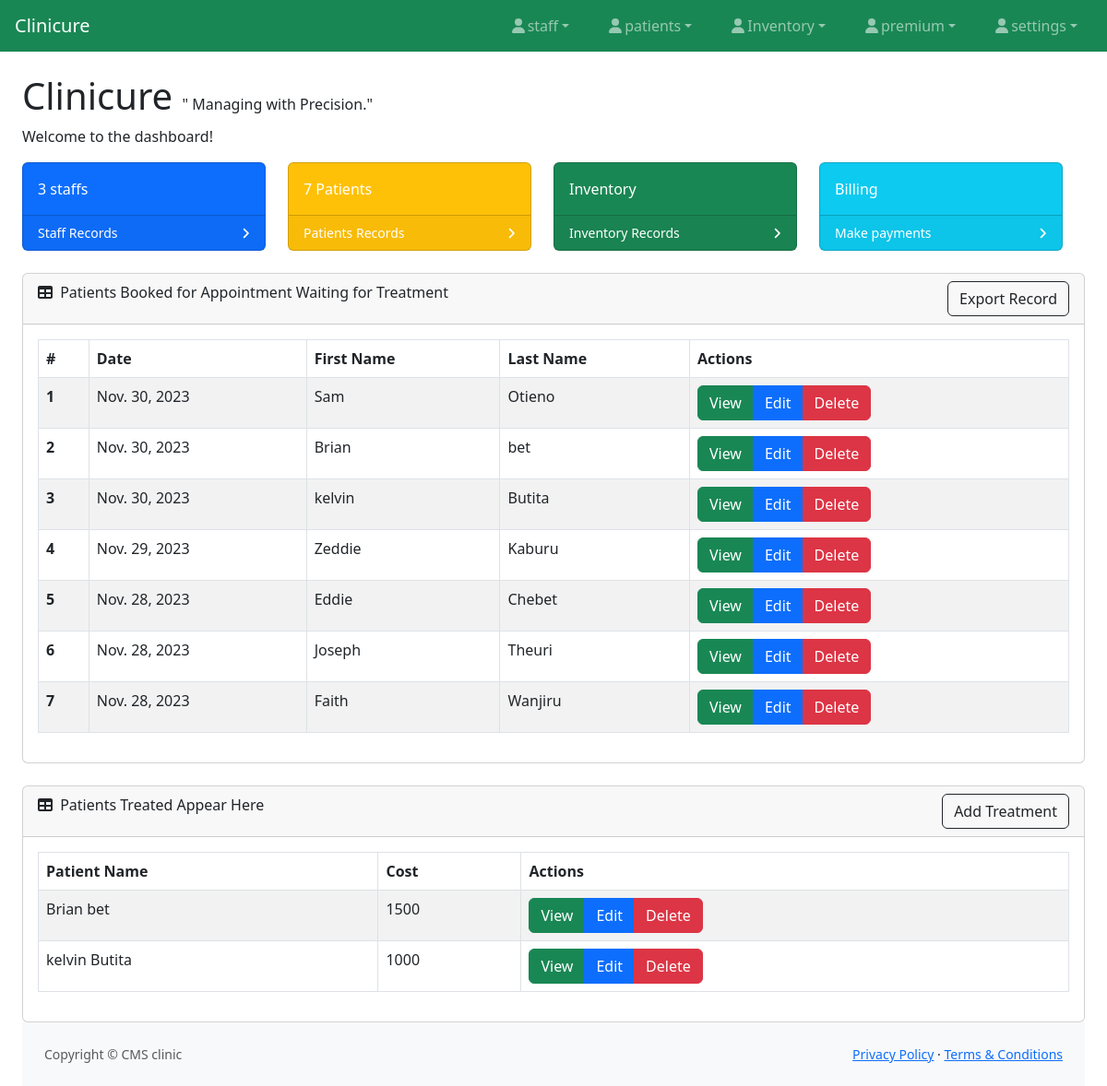
Before: / with the older database file.
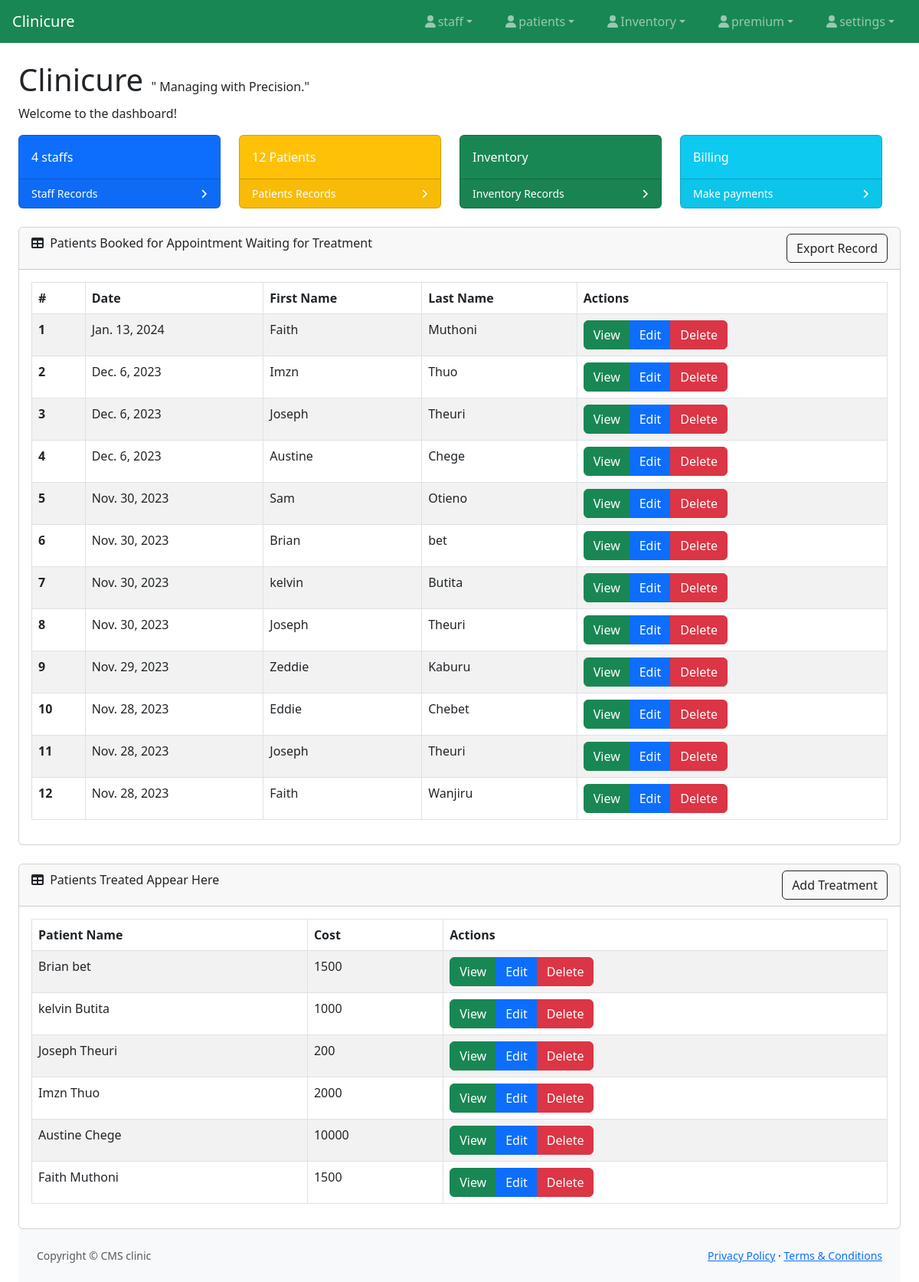
After: the same page with the newer database file.
### patients/models.py (models this page shows, shortened)
class patients(models.Model):
    GENDER_CHOICES = [
        ('M', 'Male'),
        ('F', 'Female'),
        ('O', 'Other'),
    ]
    date_added = models.DateField(auto_now=True)
    staffs = models.ForeignKey(staffs, on_delete=models.CASCADE, null=True)
    first_name = models.CharField(max_length=100)
    last_name = models.CharField(max_length=100)
    date_of_birth = models.DateField()
    gender = models.CharField(max_length=1, choices=GENDER_CHOICES)
    email = models.EmailField(blank=True, null=True)
    phone_number = models.CharField(max_length=15, blank=True, null=True)
    address = models.TextField(blank=True, null=True)
    def __str__(self):
        return f"{self.first_name} {self.last_name}"

class treatment(models.Model):
    date_treated = models.DateField(auto_now=True)
    patient_name = models.ForeignKey(patients, on_delete=models.CASCADE, null=True)
    symptoms = models.TextField(blank=True, null=True)
    conclusion = models.TextField()
    medication = models.TextField()
    cost = models.CharField(max_length=100)

### patients/views.py (the view)
# urls.py: path('',views.viewpatients, name='view_patients'),
def viewpatients(request):
    patient = patients.objects.all()
    staff_count = staffs.objects.count()
    patient_count = patients.objects.count()
    treat = treatment.objects.all()
    latest_treats = treatment.objects.order_by('date_treated')[:]
    latest_patients = patients.objects.order_by('-date_added')[:]
    context = {
        'patient': patient,
        'treat': treat,
        'staff_count': staff_count,
        'patient_count': patient_count,
        'latest_patients': latest_patients,
        'latest_treats': latest_treats,
    }
    return render(request, 'view_patients.html', context)

### patients/templates/view_patients.html (shortened to what this page needs)
{% extends 'base.html' %}
{% block body %}
<body>
    <div class="card">
        <div class="card-header">
            <i class="fas fa-table me-1"></i> Patients Booked for Appointment Waiting for Treatment
            <a href="{% url 'patients:download' %}" class="text-decoration-none btn border-dark float-end">Export Record</a>
        </div>
        <div class="card-body">
            <table class="table table-striped table-bordered" id="datatablesSimple">
                <thead class="thead-dark">
                    <tr>
                        <th scope="col">#</th>
                        <th>Date</th>
                        <th>First Name</th>
                        <th>Last Name</th>
                        <th>Actions</th>
                    </tr>
                </thead>
                <tbody>
                    {% for y in latest_patients %}
                    <tr>
                        <th  scope="row" aria-sort="descending">{{ forloop.counter }}</th>
                        <td>{{ y.date_added }}</td>
                        <td>{{ y.first_name }}</td>
                        <td>{{ y.last_name }}</td>
                        <td>
                            <div class="btn-group" role="group">
                                <a href="{% url 'patients:detailed_patient' y.id %}" class="btn btn-success">View</a>
                                <a href="{% url 'patients:update_patient' y.id %}" class="btn btn-primary">Edit</a>
                                <a href="{% url 'patients:delete_patient' y.id %}" class="btn btn-danger">Delete</a>
                            </div>
                        </td>
                    </tr>
                    {% endfor %}
                </tbody>
            </table>
        </div>
    </div>
    <div class="card mt-4">
        <div class="card-header">
            <i class="fas fa-table me-1"></i> Patients Treated Appear Here
             <a href="{% url 'patients:add_treat' %}" class="text-decoration-none btn border-dark float-end">Add Treatment</a>
        </div>
        <div class="card-body">
            <table class="table table-striped table-bordered" id="datatablesSimple1">
                <thead class="thead-dark">
                    <tr>
                        <th>Patient Name</th>
                        <th>Cost</th>
                        <th>Actions</th>
                    </tr>
                </thead>
                <tbody>
                    {% for y in  treat %}
                    <tr>
                        <td>{{ y.patient_name }}</td>
                        <td>{{ y.cost }}</td>
                        <td>
                            <div class="btn-group" role="group">
                                <a href="{% url 'patients:detailed_treat' y.id %}" class="btn btn-success">View</a>
                                <a href="{% url 'patients:update_treat' y.id %}" class="btn btn-primary">Edit</a>
                                <a href="{% url 'patients:delete_treat' y.id %}" class="btn btn-danger">Delete</a>
                            </div>
                        </td>
                    </tr>
                    {% endfor %}
                </tbody>
            </table>
        </div>
    </div>
</body>
{% endblock %}

### patients/templates/base.html (shortened to what this page needs)
<!DOCTYPE html>
<html lang="en">
<head>
    {% load static %}
    <link rel="stylesheet" href="{% static 'css/bootstrap.min.css' %}">
  <link href="https://cdn.jsdelivr.net/npm/simple-datatables@7.1.2/dist/style.min.css" rel="stylesheet" />
<link rel="stylesheet" href="https://stackpath.bootstrapcdn.com/bootstrap/5.3.0/css/bootstrap.min.css">
</head>
<body>
{% include 'nav.html' %}
{% include 'body.html'%}
{% block body %}
{% endblock %}
{% include 'footer.html' %}
</body>
</html>

### patients/templates/nav.html (shortened to what this page needs)
   {% block body %}
     <nav class="sb-topnav navbar navbar-expand navbar-dark bg-success">
            <a class="navbar-brand ps-3" href="{% url 'patients:view_patients' %}">Clinicure</a>
         <ul class="navbar-nav ms-auto ms-md-0 me-3 me-lg-4">
                <li class="nav-item dropdown">
                    <a class="nav-link dropdown-toggle" id="navbarDropdown" href="{% url 'staff:view_staff' %}" role="button" data-bs-toggle="dropdown" aria-expanded="false"><i class="fas fa-user fa-fw"></i>staff</a>
                </li>
            </ul>
          <ul class="navbar-nav ms-auto ms-md-0 me-3 me-lg-4">
                <li class="nav-item dropdown">
                    <a class="nav-link dropdown-toggle" id="navbarDropdown" href="{% url 'patients:view_patients' %}" role="button" data-bs-toggle="dropdown" aria-expanded="false"><i class="fas fa-user fa-fw"></i>patients</a>
                </li>
            </ul>
         <ul class="navbar-nav ms-auto ms-md-0 me-3 me-lg-4">
                <li class="nav-item dropdown">
                    <a class="nav-link dropdown-toggle" id="navbarDropdown" href="{% url 'inventory:item_list' %}" role="button" data-bs-toggle="dropdown" aria-expanded="false"><i class="fas fa-user fa-fw"></i>Inventory</a>
                </li>
            </ul>
         <ul class="navbar-nav ms-auto ms-md-0 me-3 me-lg-4">
                <li class="nav-item dropdown">
                    <a class="nav-link dropdown-toggle" id="navbarDropdown" href="{% url 'staff:view_staff' %}" role="button" data-bs-toggle="dropdown" aria-expanded="false"><i class="fas fa-user fa-fw"></i>premium</a>
                </li>
            </ul>
            <ul class="navbar-nav ms-auto ms-md-0 me-3 me-lg-4">
                <li class="nav-item dropdown">
                    <a class="nav-link dropdown-toggle" id="navbarDropdown" href="#" role="button" data-bs-toggle="dropdown" aria-expanded="false"><i class="fas fa-user fa-fw"></i>settings</a>
                </li>
            </ul>
        </nav>
   {% endblock %}

### patients/templates/body.html (shortened to what this page needs)
<!DOCTYPE html>
<html lang="en">
<head>
</head>
<body>
 <div class="container-fluid px-4 ">
     <h1 class="mt-4">Clinicure   <span class=" font-italic h6 my-3 ">" Managing with Precision."</span> </h1>
                            {% if user.is_authenticated %}
        <p class="text-dark">Welcome, <strong class="text text-dark-emphasis">{{ user.username }}!</strong></p>
    {% else %}
        <p>Welcome to the dashboard!</p>
    {% endif %}
                        <div class="row col-12 ">
                            <div class="col-xl-3 col-md-6">
                                <div class="card bg-primary text-white mb-4">
                                    <div class="card-body" > {{ staff_count }}  staffs </div>
                                    <div class="card-footer d-flex align-items-center justify-content-between">
                                        <a class="small text-white stretched-link text-decoration-none"  href="{% url 'staff:view_staff' %}">Staff Records</a>
                                        <div class="small text-white"><i class="fas fa-angle-right"></i></div>
                                    </div>
                                </div>
                            </div>
                            <div class="col-xl-3 col-md-6">
                                <div class="card bg-warning text-white mb-4">
                                    <div class="card-body">{{  patient_count }} Patients
                                    </div>
                                    <div class="card-footer d-flex align-items-center justify-content-between">
                                        <a class="small text-white stretched-link text-decoration-none" href="{% url 'patients:view_patients' %}">Patients Records</a>
                                        <div class="small text-white"><i class="fas fa-angle-right"></i></div>
                                    </div>
                                </div>
                            </div>
                            <div class="col-xl-3 col-md-6">
                                <div class="card bg-success text-white mb-4">
                                    <div class="card-body">Inventory</div>
                                    <div class="card-footer d-flex align-items-center justify-content-between">
                                        <a class="small text-white stretched-link text-decoration-none" href="{% url 'inventory:item_list' %}">Inventory Records</a>
                                        <div class="small text-white"><i class="fas fa-angle-right"></i></div>
                                    </div>
                                </div>
                            </div>
                            <div class="col-xl-3 col-md-6">
                                <div class="card bg-info text-white mb-4">
                                    <div class="card-body">Billing</div>
                                    <div class="card-footer d-flex align-items-center justify-content-between">
                                        <a class="small text-white stretched-link text-decoration-none" href="{% url 'stkpush:stk' %}">Make payments</a>
                                        <div class="small text-white"><i class="fas fa-angle-right"></i></div>
                                    </div>
                                </div>
                            </div>
                        </div>
</body>
</html>

### patients/templates/footer.html
<footer class="py-4 bg-light mt-auto">
                    <div class="container-fluid px-4">
                        <div class="d-flex align-items-center justify-content-between small">
                            <div class="text-muted">Copyright &copy; CMS clinic</div>
                            <div>
                                <a href="#">Privacy Policy</a>
                                &middot;
                                <a href="#">Terms &amp; Conditions</a>
                            </div>
                        </div>
                    </div>
                </footer>

Changed rows visible on the page:
added patients: date_added "Jan. 13, 2024", first_name "Faith", last_name "Muthoni"
added patients: date_added "Dec. 6, 2023", first_name "Imzn", last_name "Thuo"
added patients: date_added "Dec. 6, 2023", first_name "Joseph", last_name "Theuri"
added patients: date_added "Dec. 6, 2023", first_name "Austine", last_name "Chege"
added patients: date_added "Nov. 30, 2023", first_name "Joseph", last_name "Theuri"
added treatment: patient_name "Joseph Theuri", cost "200"
added treatment: patient_name "Imzn Thuo", cost "2000"
added treatment: patient_name "Austine Chege", cost "10000"
added treatment: patient_name "Faith Muthoni", cost "1500"
Other visible differences:
{{ staff_count }}: "3" → "4"
{{ patient_count }}: "7" → "12"
